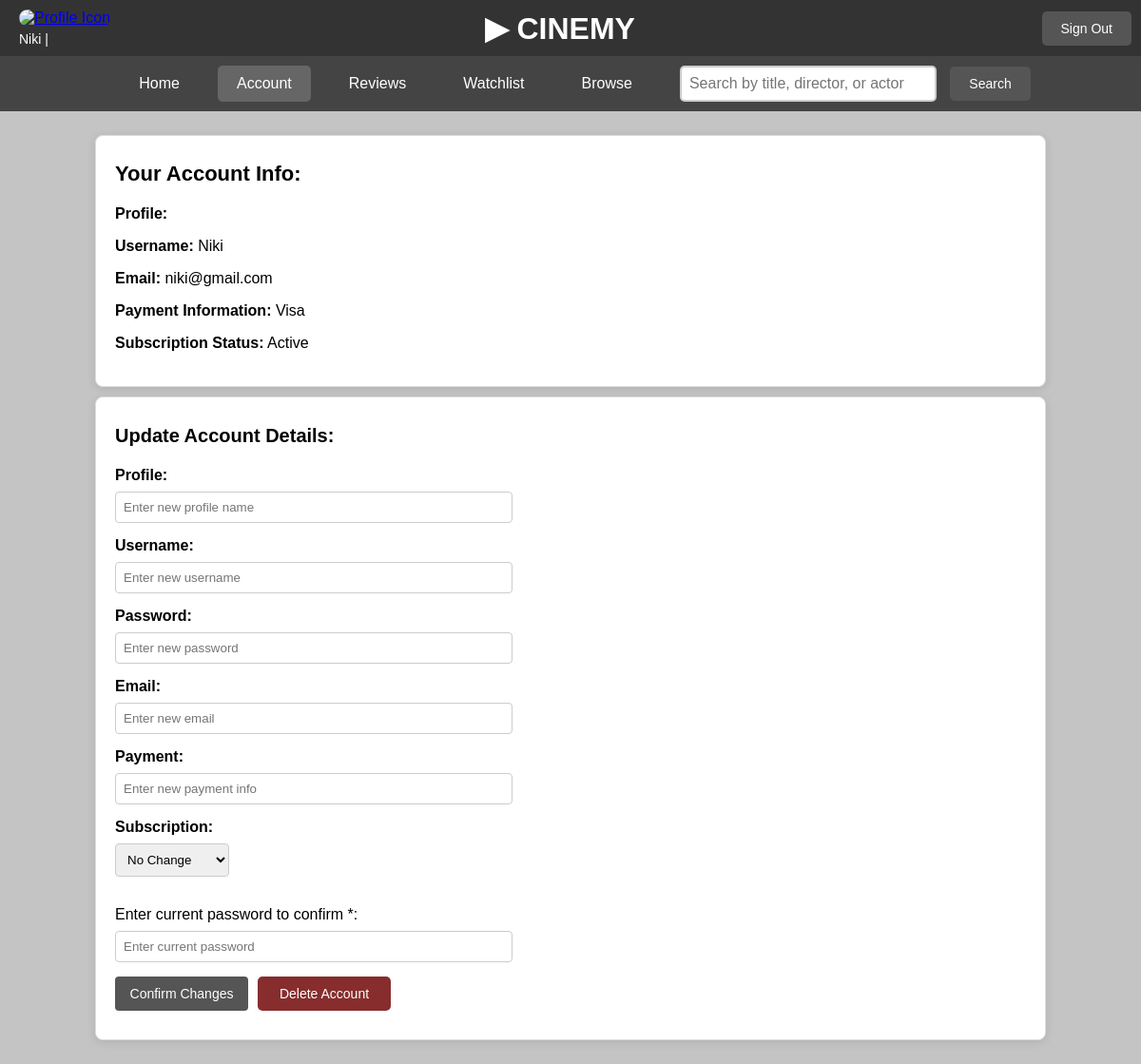
The app's page /account.php (signed in) with its own data.
### tables this page shows
CREATE TABLE `user_accounts` (
  `user_account_id` int NOT NULL AUTO_INCREMENT,
  `user_account_email` varchar(60) NOT NULL UNIQUE,
  `username` varchar(60) NOT NULL UNIQUE,
  `password` varchar(60) NOT NULL,
  `subscription_status` ENUM('active', 'inactive') DEFAULT 'inactive',
  `payment_info` varchar(60) DEFAULT NULL,
  `verification_code` varchar(6) NULL,
  PRIMARY KEY (`user_account_id`)
);

### account.php (the view, shortened to what this page needs)
<?php
require '_DB_connection.php';
$user_account_id = $_SESSION['user_account_id'];
$username = $_SESSION['username'];
$user_profile_name = $_SESSION['user_profile_name'];
$query =
    "SELECT ua.subscription_status, ua.payment_info, ua.user_account_email
    FROM user_profiles up
    JOIN user_accounts ua ON up.user_account_id = ua.user_account_id
    WHERE ua.user_account_id = ? LIMIT 1";
$stmt = $conn->prepare($query);
$stmt->bind_param("i", $user_account_id);
$stmt->execute();
$result = $stmt->get_result();
if ($result->num_rows > 0) {
    $user = $result->fetch_assoc();
    $subscription_status = $user['subscription_status'];
    $payment_info = $user['payment_info'] ? $user['payment_info'] : 'None';
    $user_account_email = $user['user_account_email'];
}
else {
    $username = 'Unknown User';
    $subscription_status = 'Inactive';
    $payment_info = 'No payment info available';
    $user_account_email = 'No email available';
}
?>
<!DOCTYPE html>
<html lang="en">
<head>
</head>
<body>
<header>
    <div class = "profile-box">
        <div class="profile-icon">
            <a href="user_profiles.php" class="profile-button">
                <img src="https://img.freepik.com/premium-vector/black-silhouette-default-profile-avatar_664995-354.jpg?semt=ais_hybrid" alt="Profile Icon">
            </a>
            <div class="profile-info">
                <?php echo ucwords(strtolower(htmlspecialchars($username))) . " | " . ucwords(strtolower(htmlspecialchars($user_profile_name))); ?>
            </div>
        </div>
    </div>
    <h1>▶ CINEMY</h1>
    <form action="account.php" method="POST" style="display: inline;">
        <button type="submit" name="logout" class="logout-btn">Sign Out</button>
    </form>
</header>
<div class="menu-bar">
    <a href="user_homepage.php">Home</a>
    <a href="account.php" style="background-color: #666;">Account</a>
    <a href="reviews.php">Reviews</a>
    <a href="watchlists.php">Watchlist</a>
    <a href="browse.php">Browse</a>
    <div class="search-bar">
        <form action="search.php" method="GET">
            <input type="text" name="search_query" placeholder="Search by title, director, or actor" required>
            <button type="submit">Search</button>
        </form>
    </div>
</div>
<main>
    <section class="account-info">
        <h2><span style="font-size: 22px; font-weight: bold;">Your Account Info:</span></h2>
        <p><strong>Profile:</strong> <?php echo ucwords(strtolower(htmlspecialchars($user_profile_name))); ?></p>
        <p><strong>Username:</strong> <?php echo ucwords(strtolower(htmlspecialchars($username))); ?></p>
        <p><strong>Email:</strong> <?php echo htmlspecialchars($user_account_email); ?></p>
        <p><strong>Payment Information:</strong> <?php echo ucwords(strtolower(htmlspecialchars($payment_info))); ?></p>
        <p><strong>Subscription Status:</strong> <?php echo ucwords(strtolower($subscription_status)); ?></p>
    </section>
    <section class="update-account-info">
        <h2><span style="font-size: 20px; font-weight: bold;">Update Account Details:</span></h2>
        <form action="account.php" method="POST" style="display: flex; flex-direction: column; align-items: flex-start; margin-bottom: 10px; max-width: 400px;">
            <label for="new_user_profile_name" style="width: 100%; font-weight: bold; margin-bottom: 8px;">Profile:</label>
            <input type="text" name="new_user_profile_name" id="new_user_profile_name" placeholder="Enter new profile name" style="width: 100%; padding: 8px; margin-bottom: 15px; border: 1px solid #ccc; border-radius: 4px;">
            <label for="new_username" style="width: 100%; font-weight: bold; margin-bottom: 8px;">Username:</label>
            <input type="text" name="new_username" id="new_username" placeholder="Enter new username" style="width: 100%; padding: 8px; margin-bottom: 15px; border: 1px solid #ccc; border-radius: 4px;">
            <label for="new_password" style="width: 100%; font-weight: bold; margin-bottom: 8px;">Password:</label>
            <input type="password" name="new_password" id="new_password" placeholder="Enter new password" style="width: 100%; padding: 8px; margin-bottom: 15px; border: 1px solid #ccc; border-radius: 4px;">
            <label for="new_email" style="width: 100%; font-weight: bold; margin-bottom: 8px;">Email:</label>
            <input type="email" name="new_email" id="new_email" placeholder="Enter new email" style="width: 100%; padding: 8px; margin-bottom: 15px; border: 1px solid #ccc; border-radius: 4px;">
            <label for="new_payment_info" style="width: 100%; font-weight: bold; margin-bottom: 8px;">Payment:</label>
            <input type="text" name="new_payment_info" id="new_payment_info" placeholder="Enter new payment info" style="width: 100%; padding: 8px; margin-bottom: 15px; border: 1px solid #ccc; border-radius: 4px;">
            <label for="new_subscription_status" style="width: 100%; font-weight: bold; margin-bottom: 8px;">Subscription:</label>
            <select name="new_subscription_status" id="new_subscription_status" style="width: 100%; width: 120px; padding: 8px; margin-bottom: 15px; border: 1px solid #ccc; border-radius: 4px;">
                <option value="No Change">No Change</option>
            </select>
            <p style="margin-bottom: 8px;">Enter current password to confirm *:</p>
            <input type="password" name="current_password" id="current_password" placeholder="Enter current password" style="width: 100%; padding: 8px; margin-bottom: 15px; border: 1px solid #ccc; border-radius: 4px;">
            <div class="button-container">
                <button type="submit" class="update-btn" name="change">Confirm Changes</button>
                <button type="submit" class="delete-btn" name="delete">Delete Account</button>
            </div>
        </form>
</section>
</main>
</body>
</html>

### account.php (style rules this page uses)
body { font-family: Helvetica, sans-serif; background-color: #c4c4c4; margin: 0; padding: 0; background-image: url('https://wallpaperbat.com/img/8612835-minimalist-fog-5120-x-2880.jpg'); background-position: center; background-attachment: fixed; background-size: cover; height: 100vh; }
header { background-color: #333; color: #fff; padding: 10px; display: flex; align-items: center; justify-content: space-between; position: relative; box-sizing: border-box; }
.profile-icon { align-items: left; flex-direction: column; text-align: left; }
.profile-box { display: flex; align-items: left; flex-direction: column; text-align: left; width: 500px; }
.profile-icon img { width: 40px; height: 40px; margin-left: 10px; border-radius: 10px; margin-bottom: 5px; }
.profile-info { font-size: 14px; color: #fff; margin-left: 10px; }
header h1 { margin: 0; flex-grow: 1; text-align: left; }
.logout-btn { background-color: #555; color: white; padding: 10px 20px; text-decoration: none; border-radius: 5px; font-size: 14px; transition: background-color 0.3s ease; border: none; cursor: pointer; }
.update-btn { background-color: #555; width: 140px; color: white; padding: 10px 10px; text-decoration: none; border-radius: 5px; font-size: 14px; transition: background-color 0.3s ease; border: none; color: white; border: none; border-radius: 4px; cursor: pointer; }
.delete-btn { background-color: #872d2d; width: 140px; padding: 10px 10px; text-decoration: none; border-radius: 5px; font-size: 14px; transition: background-color 0.3s ease; border: none; color: white; border: none; cursor: pointer; }
.menu-bar { background-color: #444; display: flex; justify-content: center; padding: 10px; align-items: center; }
.menu-bar a { color: white; text-decoration: none; padding: 10px 20px; margin: 0 10px; border-radius: 5px; font-size: 16px; transition: background-color 0.3s ease; }
.menu-bar .search-bar { display: flex; align-items: center; margin-left: 20px; }
.menu-bar .search-bar input { padding: 8px; font-size: 16px; border: 2px solid #ccc; border-radius: 5px; width: 250px; }
.menu-bar .search-bar button { padding: 10px 20px; background-color: #555; color: white; border: none; border-radius: 5px; cursor: pointer; font-size: 14px; transition: background-color 0.3s ease; margin-left: 10px; }
main { padding: 15px 100px; text-align: center; }
.account-info { background-color: #fff; padding: 5px 20px 20px 20px; border-radius: 8px; box-shadow: 0 2px 10px rgba(0, 0, 0, 0.1); position: relative; border: 1px solid #ddd; margin: 10px 0; text-align: left; }
.update-account-info { background-color: #fff; padding: 5px 20px 20px 20px; border-radius: 8px; box-shadow: 0 2px 10px rgba(0, 0, 0, 0.1); position: relative; border: 1px solid #ddd; margin: 10px 0; text-align: left; }
.profile-button img { width: 35px; height: 35px; border-radius: 10px; transition: transform 0.3s ease, box-shadow 0.3s ease; padding: 0px 0px; cursor: pointer; }
.button-container { display: flex; justify-content: flex-end; gap: 10px; }

### records on screen
user_accounts: user_account_email "niki@gmail.com", payment_info "Visa", subscription_status "Active"

### other values on screen
$username "Niki"
